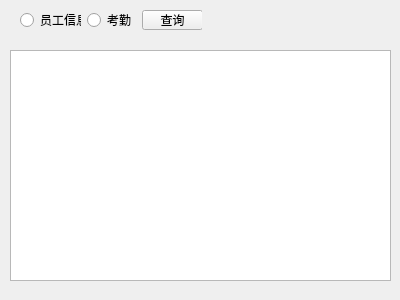
<?xml version="1.0" encoding="UTF-8"?>
<ui version="4.0">
 <class>SelectWin</class>
 <widget class="QWidget" name="SelectWin">
  <property name="geometry">
   <rect>
    <x>0</x>
    <y>0</y>
    <width>400</width>
    <height>300</height>
   </rect>
  </property>
  <property name="windowTitle">
   <string>Form</string>
  </property>
  <widget class="QTableView" name="tableView">
   <property name="geometry">
    <rect>
     <x>10</x>
     <y>50</y>
     <width>381</width>
     <height>231</height>
    </rect>
   </property>
  </widget>
  <widget class="QWidget" name="">
   <property name="geometry">
    <rect>
     <x>20</x>
     <y>10</y>
     <width>182</width>
     <height>20</height>
    </rect>
   </property>
   <layout class="QHBoxLayout" name="horizontalLayout">
    <item>
     <widget class="QRadioButton" name="radioButton">
      <property name="text">
       <string>员工信息</string>
      </property>
     </widget>
    </item>
    <item>
     <widget class="QRadioButton" name="radioButton_2">
      <property name="text">
       <string>考勤</string>
      </property>
     </widget>
    </item>
    <item>
     <widget class="QPushButton" name="pushButton">
      <property name="text">
       <string>查询</string>
      </property>
     </widget>
    </item>
   </layout>
  </widget>
 </widget>
 <resources/>
 <connections/>
</ui>
